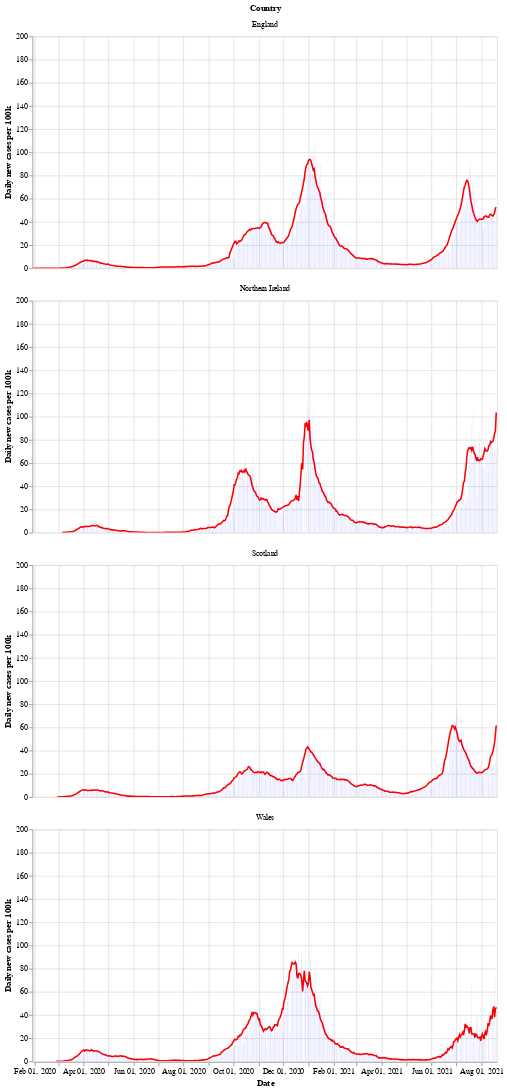

This figure's notebook cell:
### Markdown cell above
Next is a bar chart of the number of new cases in each country (per 100k population), with the 7 day moving average of cases. Again we see that Wales saw a longer period of raising and falling cases compared to the other countries.

After a period of cases falling, each nation is now seeing a rise in the number of cases - especially in Wales.

### Code cell
# collapse
bars = alt.Chart(uk_cases).mark_bar().encode(
    x=alt.X("yearmonthdate(date):T", axis=alt.Axis(title='Date')),
    y=alt.Y("newCasesRate:Q", axis=alt.Axis(title='Daily new cases per 100k')),
    tooltip='newCasesRate',
    color=alt.condition(
        alt.datum.dailyChange > 0,
        alt.value("orange"),  # The positive color
        alt.value("blue")  # The negative color
    )
).properties(title='New cases per 100k population with rolling 7 day average', width=600).interactive()
line = alt.Chart(uk_cases).mark_line(
    color='red',
    size=2,
).transform_window(
    rolling_mean='mean(newCasesRate)',
    frame=[0, 7],
    groupby=['areaName']
).encode(
    x='yearmonthdate(date):T',
    y='rolling_mean:Q'
)
alt.layer(line, bars, data=uk_cases).facet(alt.Row('areaName', title='Country'), columns=1)

### Figure 1 — Vega-Lite specification as saved in the notebook (floating-point values rounded to 4 significant figures; data arrays with more than 128 entries replaced by an {"elided": "..."} marker saying what was removed)
{"config": {"view": {"continuousWidth": 400, "continuousHeight": 300}}, "data": {"name": "data-c2858b89b60a2e401416e59e929ba848"}, "facet": {"type": "nominal", "field": "areaName", "title": "Country"}, "spec": {"layer": [{"mark": {"type": "line", "color": "red", "size": 2}, "encoding": {"x": {"type": "temporal", "field": "date", "timeUnit": "yearmonthdate"}, "y": {"type": "quantitative", "field": "rolling_mean"}}, "transform": [{"window": [{"op": "mean", "field": "newCasesRate", "as": "rolling_mean"}], "frame": [0, 7], "groupby": ["areaName"]}]}, {"mark": "bar", "encoding": {"color": {"condition": {"value": "orange", "test": "(datum.dailyChange > 0)"}, "value": "blue"}, "tooltip": {"type": "quantitative", "field": "newCasesRate"}, "x": {"type": "temporal", "axis": {"title": "Date"}, "field": "date", "timeUnit": "yearmonthdate"}, "y": {"type": "quantitative", "axis": {"title": "Daily new cases per 100k"}, "field": "newCasesRate"}}, "selection": {"selector002": {"type": "interval", "bind": "scales", "encodings": ["x", "y"]}}, "title": "New cases per 100k population with rolling 7 day average", "width": 600}]}, "columns": 1, "$schema": "https://vega.github.io/schema/vega-lite/v4.8.1.json", "datasets": {"data-c2858b89b60a2e401416e59e929ba848": {"elided": "2180 records"}}}
